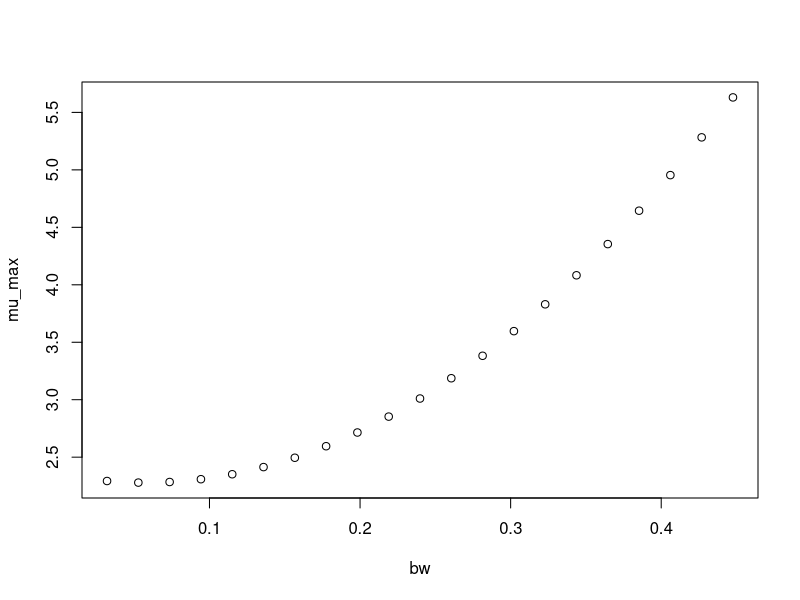

The R script that drew this image:
#############################
# start of Parameter script
#############################
bw <- seq(0.031968031968032,0.4476472,length.out=21)
#############################
# end of Parameter script
#############################
############################# 
# start of Model script Gropin ID 1353 
#############################
 
# constant coefficients for this model
 
variables <- data.frame(bw)
argumentsPar <- expand.grid(variables)
 
# heart of the model
response_surface <- function(bw) {
   mumax <-(2.351-2.531*bw+22.02*bw^2)

return(mumax=mumax)
} 

# output parameters
mumax <- cbind(argumentsPar,response_surface(argumentsPar['bw']))
colnames(mumax) <- c(colnames(argumentsPar),'mumax')
#############################
# End of Model script
#############################
############################# 
# start of Visualisation script Gropin ID 1353 
#############################
plot(bw,mumax$mumax,
                          xlab='bw',
                          ylab='mu_max')
#############################
# End of Visualisation script
#############################
